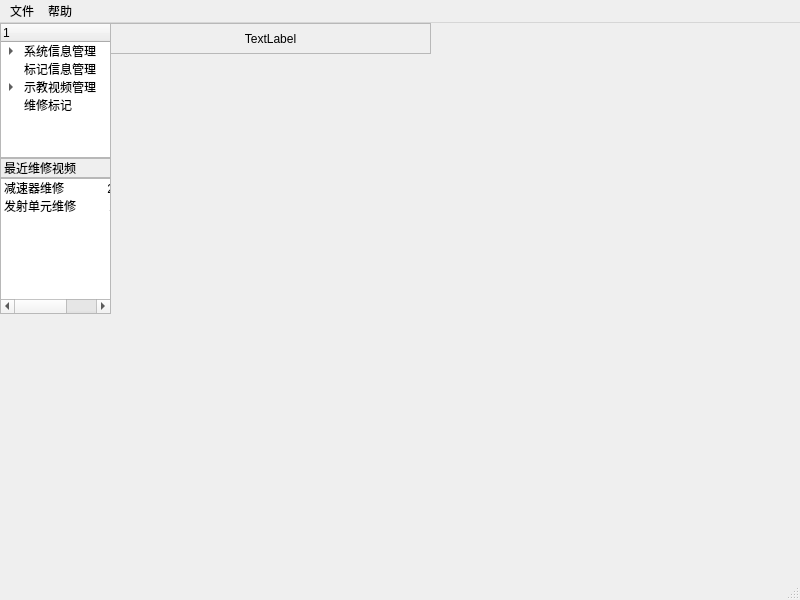
<?xml version="1.0" encoding="UTF-8"?>
<ui version="4.0">
 <class>mainscence</class>
 <widget class="QMainWindow" name="mainscence">
  <property name="geometry">
   <rect>
    <x>0</x>
    <y>0</y>
    <width>800</width>
    <height>600</height>
   </rect>
  </property>
  <property name="windowTitle">
   <string>MainWindow</string>
  </property>
  <widget class="QWidget" name="centralwidget">
   <widget class="QLabel" name="lab_title">
    <property name="geometry">
     <rect>
      <x>110</x>
      <y>0</y>
      <width>321</width>
      <height>31</height>
     </rect>
    </property>
    <property name="frameShape">
     <enum>QFrame::StyledPanel</enum>
    </property>
    <property name="text">
     <string>TextLabel</string>
    </property>
    <property name="alignment">
     <set>Qt::AlignCenter</set>
    </property>
   </widget>
   <widget class="QWidget" name="widget_left" native="true">
    <property name="geometry">
     <rect>
      <x>0</x>
      <y>0</y>
      <width>111</width>
      <height>291</height>
     </rect>
    </property>
    <property name="sizePolicy">
     <sizepolicy hsizetype="Fixed" vsizetype="Fixed">
      <horstretch>0</horstretch>
      <verstretch>0</verstretch>
     </sizepolicy>
    </property>
    <layout class="QVBoxLayout" name="verticalLayout">
     <property name="spacing">
      <number>0</number>
     </property>
     <property name="leftMargin">
      <number>0</number>
     </property>
     <property name="topMargin">
      <number>0</number>
     </property>
     <property name="rightMargin">
      <number>0</number>
     </property>
     <property name="bottomMargin">
      <number>0</number>
     </property>
     <item>
      <widget class="QTreeWidget" name="treeWidget">
       <column>
        <property name="text">
         <string>1</string>
        </property>
       </column>
       <item>
        <property name="text">
         <string>系统信息管理</string>
        </property>
        <item>
         <property name="text">
          <string>个人信息</string>
         </property>
        </item>
        <item>
         <property name="text">
          <string>用户管理</string>
         </property>
        </item>
       </item>
       <item>
        <property name="text">
         <string>标记信息管理</string>
        </property>
       </item>
       <item>
        <property name="text">
         <string>示教视频管理</string>
        </property>
        <item>
         <property name="text">
          <string>视频查询</string>
         </property>
        </item>
        <item>
         <property name="text">
          <string>视频剪辑</string>
         </property>
        </item>
       </item>
       <item>
        <property name="text">
         <string>维修标记</string>
        </property>
       </item>
      </widget>
     </item>
     <item>
      <widget class="QLabel" name="label_recent">
       <property name="frameShape">
        <enum>QFrame::StyledPanel</enum>
       </property>
       <property name="text">
        <string>最近维修视频</string>
       </property>
      </widget>
     </item>
     <item>
      <widget class="QListWidget" name="listWidget">
       <item>
        <property name="text">
         <string>减速器维修             2020.12.21</string>
        </property>
       </item>
       <item>
        <property name="text">
         <string>发射单元维修          2020.12.30</string>
        </property>
       </item>
      </widget>
     </item>
    </layout>
   </widget>
  </widget>
  <widget class="QMenuBar" name="menubar">
   <property name="geometry">
    <rect>
     <x>0</x>
     <y>0</y>
     <width>800</width>
     <height>17</height>
    </rect>
   </property>
   <widget class="QMenu" name="menu">
    <property name="title">
     <string>文件</string>
    </property>
    <addaction name="actionvedio"/>
    <addaction name="separator"/>
    <addaction name="actionsave"/>
    <addaction name="separator"/>
    <addaction name="separator"/>
    <addaction name="actionrizhi"/>
    <addaction name="separator"/>
    <addaction name="actionclose"/>
   </widget>
   <widget class="QMenu" name="menu_2">
    <property name="title">
     <string>帮助</string>
    </property>
    <addaction name="actioncontact"/>
   </widget>
   <addaction name="menu"/>
   <addaction name="menu_2"/>
  </widget>
  <widget class="QStatusBar" name="statusbar"/>
  <action name="actionvedio">
   <property name="text">
    <string>打开视频</string>
   </property>
  </action>
  <action name="actionsave">
   <property name="text">
    <string>保存所有文件</string>
   </property>
  </action>
  <action name="actionclose">
   <property name="text">
    <string>退出</string>
   </property>
  </action>
  <action name="actioncontact">
   <property name="text">
    <string>联系我们</string>
   </property>
  </action>
  <action name="actionrizhi">
   <property name="text">
    <string>日志</string>
   </property>
  </action>
 </widget>
 <resources/>
 <connections/>
</ui>
